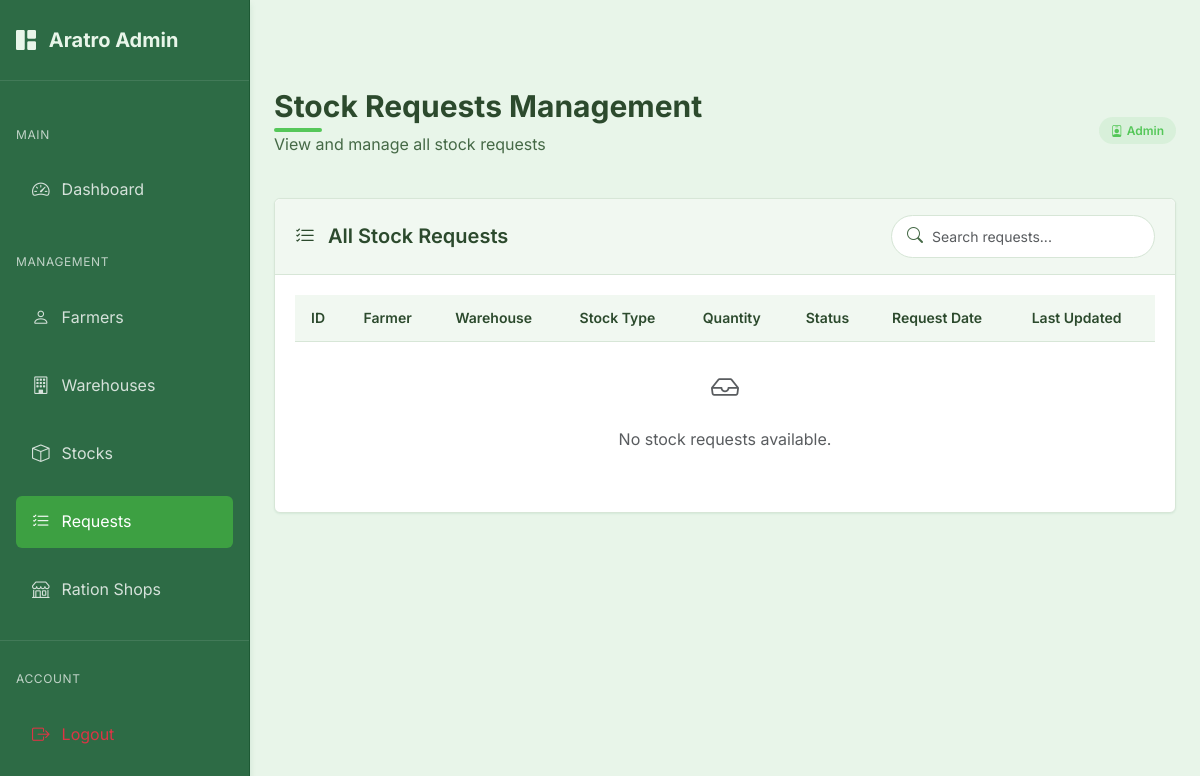
The app's page /admin/requests (signed in), older data.
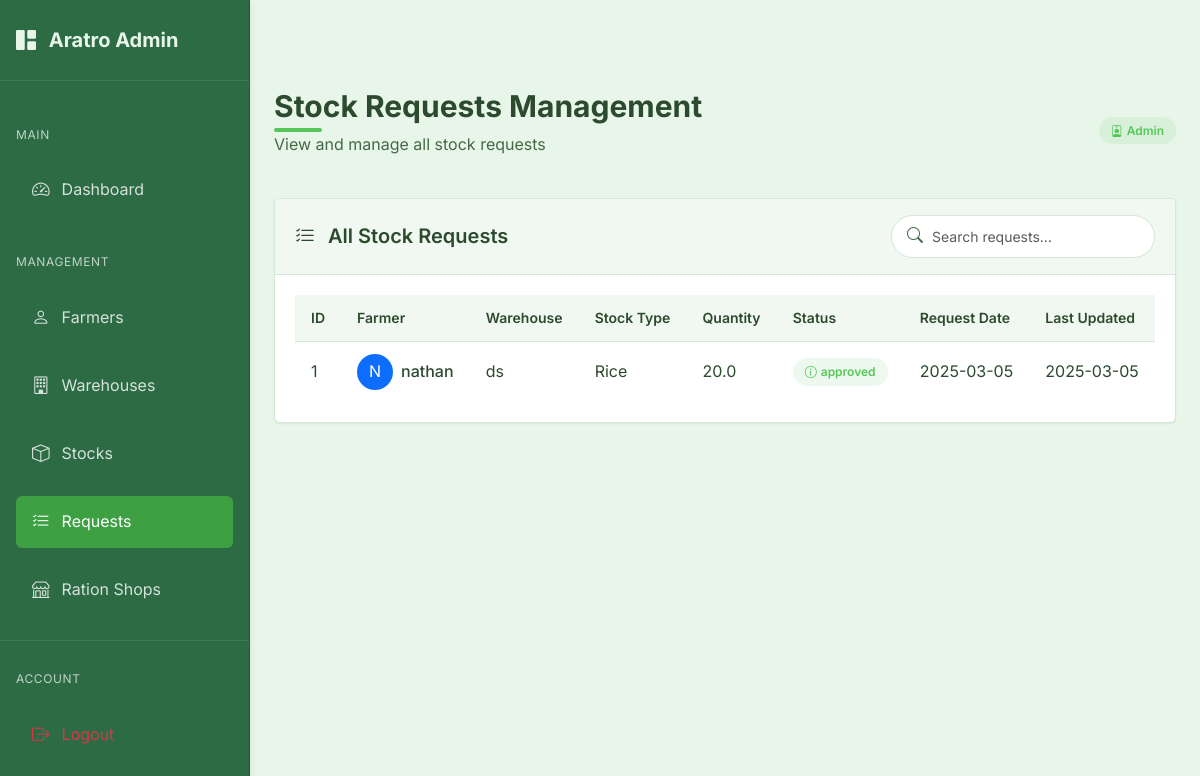
The same page, newer data.
### models.py (models this page shows, shortened)
class StockRequest(db.Model):
    __tablename__ = 'stock_request'
    id = db.Column(db.Integer, primary_key=True)
    from_id = db.Column(db.Integer, db.ForeignKey('farmer.id'), nullable=False)  # Farmer's ID
    to_id = db.Column(db.Integer, db.ForeignKey('warehouse.id'), nullable=False)    # Warehouse's ID
    stock_id = db.Column(db.Integer, db.ForeignKey('stock.id'), nullable=False)
    request_date = db.Column(db.DateTime, default=datetime.utcnow)
    status = db.Column(db.String(20), default='pending')
    created_at = db.Column(db.DateTime, nullable=False, default=datetime.utcnow)
    updated_at = db.Column(db.DateTime, nullable=False, default=datetime.utcnow, onupdate=datetime.utcnow)
    farmer = db.relationship('Farmer', foreign_keys=[from_id], backref='stock_requests')
    warehouse = db.relationship('Warehouse', foreign_keys=[to_id], backref='received_requests')
    stock = db.relationship('Stock', backref='request')

class Farmer(db.Model):
    id = db.Column(db.Integer, primary_key=True)
    user_id = db.Column(db.Integer, db.ForeignKey('user.id'), nullable=False)
    name = db.Column(db.String(100), nullable=False)
    address = db.Column(db.String(200), nullable=False)
    aadhar_number = db.Column(db.String(12), unique=True, nullable=False)  # Exactly 12 digits
    phone_number = db.Column(db.String(10), nullable=False)  # Exactly 10 digits
    stocks = db.relationship('Stock', backref='farmer', lazy=True)

class Warehouse(db.Model):
    id = db.Column(db.Integer, primary_key=True)
    user_id = db.Column(db.Integer, db.ForeignKey('user.id'), nullable=False)
    manager_name = db.Column(db.String(100), nullable=False)
    name = db.Column(db.String(100), nullable=False)
    location = db.Column(db.String(200))
    latitude = db.Column(db.Float)
    longitude = db.Column(db.Float)
    phone_number = db.Column(db.String(20))
    warehouse_type = db.Column(db.String(20))  # 'private' or 'government'
    capacity = db.Column(db.Float)  # in tons
    available_space = db.Column(db.Float)  # in tons
    stocks = db.relationship('Stock', backref='warehouse', lazy=True)

class Stock(db.Model):
    id = db.Column(db.Integer, primary_key=True)
    type = db.Column(db.String(100), nullable=False)
    quantity = db.Column(db.Float, nullable=False)
    requested_quantity = db.Column(db.Float, nullable=False)  # Original requested quantity
    status = db.Column(db.String(20), nullable=False, default='pending')  # pending, stored, rejected
    farmer_id = db.Column(db.Integer, db.ForeignKey('farmer.id'), nullable=False)
    warehouse_id = db.Column(db.Integer, db.ForeignKey('warehouse.id'), nullable=False)
    created_at = db.Column(db.DateTime, nullable=False, default=datetime.utcnow)
    updated_at = db.Column(db.DateTime, nullable=False, default=datetime.utcnow, onupdate=datetime.utcnow)

### routes.py (the view)
@admin.route('/requests')
@admin_required
def requests():
    stock_requests = StockRequest.query.all()
    return render_template('admin/requests.html', requests=stock_requests)

### app.py (called while the page is built)
@login_manager.user_loader
def load_user(user_id):
    try:
        if user_id.startswith('admin_'):
            admin_id = int(user_id.split('_')[1])
            return Admin.query.get(admin_id)
        else:
            return User.query.get(int(user_id))
    except Exception as e:
        print(f"Error loading user: {e}")
        return None

@app.before_request
def before_request():
    session.permanent = True  # Use permanent session with lifetime set above

### models.py (called while the page is built)
    def get_id(self):
        return f"admin_{self.id}"

    def __repr__(self):
        return f'<Admin {self.email}>'

### routes.py (called while the page is built)
@admin.context_processor
def inject_admin_data():
    admin_data = {'current_user': current_user}
    if current_user.is_authenticated:
        admin_user = Admin.query.get(current_user.id)
        if admin_user:
            admin_data['admin_user'] = admin_user
    return admin_data

### templates/admin/requests.html (shortened to what this page needs)
{% extends "admin/base_admin.html" %}
{% block admin_content %}
<div class="page-header d-flex justify-content-between align-items-center">
    <div>
        <h1 class="page-title">Stock Requests Management</h1>
        <p class="page-subtitle">View and manage all stock requests</p>
    </div>
    <div>
        <span class="admin-badge admin-badge-primary">
            <i class="bi bi-person-badge me-1"></i>
            Admin
        </span>
    </div>
</div>
<div class="admin-card">
    <div class="admin-card-header">
        <h5 class="admin-card-title">
            <i class="bi bi-list-check me-2"></i>
            All Stock Requests
        </h5>
        <div class="search-input">
            <i class="bi bi-search"></i>
            <input type="text" id="requestSearch" class="form-control form-control-sm" placeholder="Search requests...">
        </div>
    </div>
    <div class="admin-card-body">
        <div class="table-responsive">
            <table class="admin-table" id="requestsTable">
                <thead>
                    <tr>
                        <th>ID</th>
                        <th>Farmer</th>
                        <th>Warehouse</th>
                        <th>Stock Type</th>
                        <th>Quantity</th>
                        <th>Status</th>
                        <th>Request Date</th>
                        <th>Last Updated</th>
                    </tr>
                </thead>
                <tbody>
                    {% if requests %}
                        {% for request in requests %}
                            <tr>
                                <td>{{ request.id }}</td>
                                <td>
                                    <div class="d-flex align-items-center">
                                        <div class="avatar-circle bg-primary text-white d-flex align-items-center justify-content-center me-2" style="width: 36px; height: 36px; border-radius: 50%;">
                                            <span>{{ request.farmer.name[0] | upper }}</span>
                                        </div>
                                        <div>
                                            <span class="fw-medium">{{ request.farmer.name }}</span>
                                        </div>
                                    </div>
                                </td>
                                <td>{{ request.warehouse.name }}</td>
                                <td>{{ request.stock.type }}</td>
                                <td>{{ request.stock.quantity }}</td>
                                <td>
                                    {% if request.status == 'pending' %}
                                        <span class="admin-badge admin-badge-warning">
                                            <i class="bi bi-hourglass-split me-1"></i>
                                            Pending
                                        </span>
                                    {% elif request.status == 'accepted' %}
                                        <span class="admin-badge admin-badge-success">
                                            <i class="bi bi-check-circle me-1"></i>
                                            Accepted
                                        </span>
                                    {% elif request.status == 'rejected' %}
                                        <span class="admin-badge admin-badge-danger">
                                            <i class="bi bi-x-circle me-1"></i>
                                            Rejected
                                        </span>
                                    {% elif request.status == 'partial' %}
                                        <span class="admin-badge admin-badge-primary">
                                            <i class="bi bi-pie-chart me-1"></i>
                                            Partial
                                        </span>
                                    {% else %}
                                        <span class="admin-badge admin-badge-primary">
                                            <i class="bi bi-info-circle me-1"></i>
                                            {{ request.status }}
                                        </span>
                                    {% endif %}
                                </td>
                                <td>{{ request.request_date.strftime('%Y-%m-%d') }}</td>
                                <td>{{ request.updated_at.strftime('%Y-%m-%d') }}</td>
                            </tr>
                        {% endfor %}
                    {% else %}
                        <tr>
                            <td colspan="8" class="text-center py-4">
                                <div class="text-muted">
                                    <i class="bi bi-inbox fs-3 mb-3 d-block"></i>
                                    <p>No stock requests available.</p>
                                </div>
                            </td>
                        </tr>
                    {% endif %}
                </tbody>
            </table>
        </div>
    </div>
</div>
{% endblock %}

### templates/admin/base_admin.html (shortened to what this page needs)
<!DOCTYPE html>
<html lang="en">
<head>
    <link href="https://cdn.jsdelivr.net/npm/bootstrap@5.3.0/dist/css/bootstrap.min.css" rel="stylesheet">
    <link rel="stylesheet" href="https://cdn.jsdelivr.net/npm/bootstrap-icons@1.11.0/font/bootstrap-icons.css">
    <link rel="stylesheet" href="{{ url_for('static', filename='css/style.css') }}">
</head>
<body>
    <div class="admin-sidebar">
        <div class="sidebar-header">
            <a href="{{ url_for('admin.dashboard') }}" class="sidebar-brand">
                <i class="bi bi-grid-1x2-fill me-2"></i>
                Aratro Admin
            </a>
        </div>
        <div class="sidebar-nav">
            <div class="sidebar-heading">Main</div>
            <div class="sidebar-item">
                <a href="{{ url_for('admin.dashboard') }}" class="sidebar-link {% if request.endpoint == 'admin.dashboard' %}active{% endif %}">
                    <i class="bi bi-speedometer2"></i>
                    <span>Dashboard</span>
                </a>
            </div>
            <div class="sidebar-heading">Management</div>
            <div class="sidebar-item">
                <a href="{{ url_for('admin.farmers') }}" class="sidebar-link {% if request.endpoint == 'admin.farmers' %}active{% endif %}">
                    <i class="bi bi-person"></i>
                    <span>Farmers</span>
                </a>
            </div>
            <div class="sidebar-item">
                <a href="{{ url_for('admin.warehouses') }}" class="sidebar-link {% if request.endpoint == 'admin.warehouses' %}active{% endif %}">
                    <i class="bi bi-building"></i>
                    <span>Warehouses</span>
                </a>
            </div>
            <div class="sidebar-item">
                <a href="{{ url_for('admin.stocks') }}" class="sidebar-link {% if request.endpoint == 'admin.stocks' %}active{% endif %}">
                    <i class="bi bi-box"></i>
                    <span>Stocks</span>
                </a>
            </div>
            <div class="sidebar-item">
                <a href="{{ url_for('admin.requests') }}" class="sidebar-link {% if request.endpoint == 'admin.requests' %}active{% endif %}">
                    <i class="bi bi-list-check"></i>
                    <span>Requests</span>
                </a>
            </div>
            <div class="sidebar-item">
                <a href="{{ url_for('admin.ration_shops') }}" class="sidebar-link {% if request.endpoint == 'admin.ration_shops' %}active{% endif %}">
                    <i class="bi bi-shop"></i>
                    <span>Ration Shops</span>
                </a>
            </div>
            <div class="sidebar-divider"></div>
            <div class="sidebar-heading">Account</div>
            <div class="sidebar-item">
                <a href="{{ url_for('admin.logout') }}" class="sidebar-link text-danger">
                    <i class="bi bi-box-arrow-right"></i>
                    <span>Logout</span>
                </a>
            </div>
        </div>
    </div>
    <div class="admin-content">
        {% block admin_content %}{% endblock %}
    </div>
</body>
</html>

### static/css/style.css (style rules this page uses)
:root { --primary-color: #55c759; --primary-dark: #3da042; --primary-light: #7ed681; --secondary-color: #358856; --secondary-dark: #246b3d; --secondary-light: #4a9d6a; --accent-1: #92d275; --accent-2: #6ab04c; --accent-3: #437c2d; --background-color: #e8f5e9; --surface-color: #f1f8f1; --surface-hover: #e1efe1; --text-primary: #2c4a2d; --text-secondary: #456946; --text-light: #588559; --success-color: #55c759; --error-color: #e57373; --error-color-rgb: 229, 115, 115; --warning-color: #ffd54f; --info-color: #4db6ac; --border-color: #d7e6d7; --border-radius: 0.375rem; --shadow-sm: 0 1px 2px rgba(53, 136, 86, 0.1); --shadow-md: 0 4px 6px rgba(53, 136, 86, 0.15); --shadow-lg: 0 10px 15px rgba(53, 136, 86, 0.2); --spacing-xs: 0.25rem; --spacing-sm: 0.5rem; --spacing-md: 1rem; --spacing-lg: 1.5rem; --spacing-xl: 2rem; --font-family: 'Inter', system-ui, -apple-system, BlinkMacSystemFont, 'Segoe UI', Roboto, Oxygen, Ubuntu, Cantarell, 'Open Sans', 'Helvetica Neue', sans-serif; }
* { margin: 0; padding: 0; box-sizing: border-box; }
body { font-family: var(--font-family); background-color: var(--background-color); color: var(--text-primary); line-height: 1.6; padding-top: 4rem; min-height: 100vh; }
h1, h2, h3, h4, h5, h6 { margin-bottom: var(--spacing-md); color: var(--text-primary); font-weight: 600; }
h1 { font-size: 1.875rem; position: relative; display: inline-block; margin-bottom: 1.5rem; }
h1::after { content: ''; position: absolute; bottom: -0.5rem; left: 0; width: 3rem; height: 0.25rem; background: var(--primary-color); border-radius: 0.125rem; }
.form-control { width: 100%; padding: 0.625rem 0.75rem; border: 1px solid var(--border-color); border-radius: var(--border-radius); font-family: var(--font-family); font-size: 0.95rem; transition: border-color 0.2s, box-shadow 0.2s; background-color: var(--surface-color); }

Row changes from the older to the newer data that the page shows:
added StockRequest: id "1", farmer "N", farmer.name "nathan", warehouse.name "ds", stock.type "Rice", stock.quantity "20.0", status "approved", request_date "2025-03-05", updated_at "2025-03-05"
Text that changed along with them:
text no longer shown: "No stock requests available."
